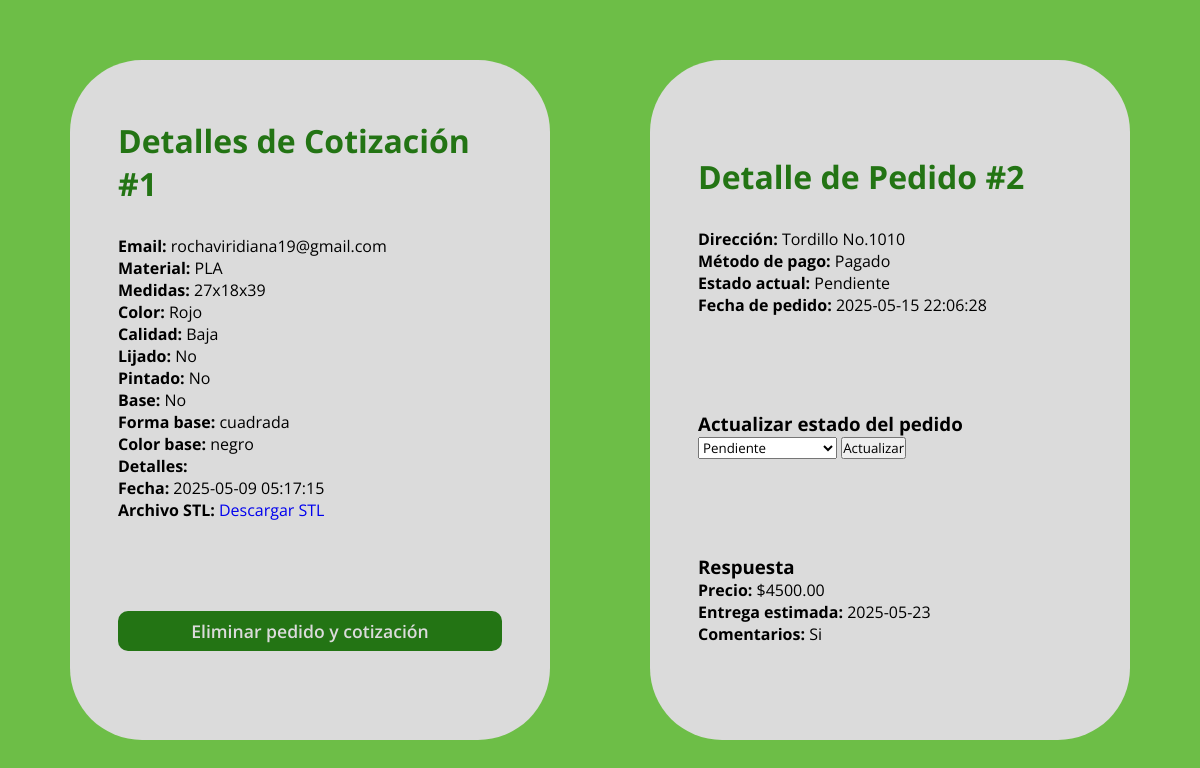
/php/pedido.php?id=2 (signed in), run on the app's committed database.
### tables this page shows
CREATE TABLE `pedidos` (
  `id` int(11) NOT NULL,
  `id_cotizacion` int(11) DEFAULT NULL,
  `direccion_envio` text DEFAULT NULL,
  `metodo_pago` varchar(50) DEFAULT NULL,
  `fecha_pedido` timestamp NOT NULL DEFAULT current_timestamp(),
  `estado` varchar(50) DEFAULT 'Pendiente'
);

CREATE TABLE `cotizaciones` (
  `id` int(11) NOT NULL,
  `nombre` varchar(100) DEFAULT NULL,
  `email` varchar(100) DEFAULT NULL,
  `material` varchar(50) DEFAULT NULL,
  `medidas` varchar(100) DEFAULT NULL,
  `archivo_stl` varchar(255) DEFAULT NULL,
  `color` varchar(50) DEFAULT NULL,
  `calidad` varchar(20) DEFAULT NULL,
  `lijado` tinyint(1) DEFAULT NULL,
  `pintado` tinyint(1) DEFAULT NULL,
  `imagenes_pintado` text DEFAULT NULL,
  `base` tinyint(1) DEFAULT NULL,
  `forma_base` varchar(50) DEFAULT NULL,
  `color_base` varchar(50) DEFAULT NULL,
  `detalles` text DEFAULT NULL,
  `fecha` timestamp NOT NULL DEFAULT current_timestamp()
);

CREATE TABLE `respuestas_cotizacion` (
  `id` int(11) NOT NULL,
  `id_cotizacion` int(11) DEFAULT NULL,
  `precio` decimal(10,2) DEFAULT NULL,
  `fecha_entrega` date DEFAULT NULL,
  `comentarios` text DEFAULT NULL
);

### php/pedido.php (the view, shortened to what this page needs)
<?php
include 'conexion.php';
$id = $_GET['id'];
$stmtP = $conn->prepare("SELECT * FROM pedidos WHERE id = ?");
$stmtP->bind_param("i", $id);
$stmtP->execute();
$pedido = $stmtP->get_result()->fetch_assoc();
$cot_id = $pedido['id_cotizacion'];
$cotizacion = $conn->query("SELECT * FROM cotizaciones WHERE id = $cot_id")->fetch_assoc();
$respuesta = $conn->query("SELECT * FROM respuestas_cotizacion WHERE id_cotizacion = $cot_id")->fetch_assoc();
?>
<!DOCTYPE html>
<html lang="es">
<head>
    <link href='https://unpkg.com/boxicons@2.1.4/css/boxicons.min.css' rel='stylesheet'>
    <link rel="stylesheet" href="../css/general.css">
    <link rel="stylesheet" href="../css/detalles.css">
</head>
<body>
  <section class="container">
    <section class="container_dt">
      <section class="dt1">
        <h2>Detalles de Cotización #<?= $cot_id ?></h2>
        <p><strong>Email:</strong> <?= $cotizacion['email'] ?></p>
        <p><strong>Material:</strong> <?= $cotizacion['material'] ?></p>
        <p><strong>Medidas:</strong> <?= $cotizacion['medidas'] ?></p>
        <p><strong>Color:</strong> <?= $cotizacion['color'] ?></p>
        <p><strong>Calidad:</strong> <?= $cotizacion['calidad'] ?></p>
        <p><strong>Lijado:</strong> <?= $cotizacion['lijado'] ? 'Sí' : 'No' ?></p>
        <p><strong>Pintado:</strong> <?= $cotizacion['pintado'] ? 'Sí' : 'No' ?></p>
        <p><strong>Base:</strong> <?= $cotizacion['base'] ? 'Sí' : 'No' ?></p>
        <p><strong>Forma base:</strong> <?= $cotizacion['forma_base'] ?></p>
        <p><strong>Color base:</strong> <?= $cotizacion['color_base'] ?></p>
        <p><strong>Detalles:</strong> <?= $cotizacion['detalles'] ?></p>
        <p><strong>Fecha:</strong> <?= $cotizacion['fecha'] ?></p>
        <p><strong>Archivo STL:</strong> <a href="../<?= $cotizacion['archivo_stl'] ?>" download>Descargar STL</a></p>
      </section>
      <section class="dt5">
          <form action="eliminar.php" method="GET" onsubmit="return confirm('¿Estás seguro de que deseas eliminar este pedido y su cotización asociada? Esta acción no se puede deshacer.')">
            <button class="submit" type="submit">Eliminar pedido y cotización</button>
          </form>
        </section>
    </section>
    <section class="container_dt">
      <section class="dt2">
        <h2>Detalle de Pedido #<?= $id ?></h2>
        <p><strong>Dirección:</strong> <?= $pedido['direccion_envio'] ?></p>
        <p><strong>Método de pago:</strong> Pagado</p>
        <p><strong>Estado actual:</strong> <?= $pedido['estado'] ?></p>
        <p><strong>Fecha de pedido:</strong> <?= $pedido['fecha_pedido'] ?></p>
      </section>
      <section class="dt3">
        <h3>Actualizar estado del pedido</h3>
      <form method="POST">
        <select name="nuevo_estado" required>
          <option value="Pendiente" <?= $pedido['estado'] === 'Pendiente' ? 'selected' : '' ?>>Pendiente</option>
        </select>
        <button type="submit">Actualizar</button>
      </form>
      </section>
      <section class="dt4">
        <?php if ($respuesta): ?>
          <h3>Respuesta</h3>
          <p><strong>Precio:</strong> $<?= $respuesta['precio'] ?></p>
          <p><strong>Entrega estimada:</strong> <?= $respuesta['fecha_entrega'] ?></p>
          <p><strong>Comentarios:</strong> <?= $respuesta['comentarios'] ?></p>
        <?php else: ?>
        <p><em>❗ La cotización aún no ha sido respondida.</em></p>
        <?php endif; ?>
        </section>
      </section>
    </section>
</body>
</html>

### css/general.css (style rules this page uses)
:root { --smokyBlack: #081707; --metallicGreen: #237414; --apple: #6dbe47; --grannySmithApple: #bad799; --morningBlue: #DBDBDB; }
* { padding: 0; margin: 0; box-sizing: border-box; font-family: "Open Sans", sans-serif; font-optical-sizing: auto; font-weight: weight; font-style: normal; font-variation-settings: "wdth" 100; }
body { background-color: #6dbe47; }
a { text-decoration: none; }
h2 { font-size: 2rem; margin: 30px 0; color: var(--metallicGreen); }

### css/detalles.css (style rules this page uses)
.container { height: 100vh; display: flex; justify-content: space-evenly; align-items: center; }
.container .container_dt { width: 40%; height: 85vh; margin: 30px; background-color: var(--morningBlue); border-radius: 6vw; display: flex; flex-direction: column; justify-content: space-evenly; align-items: center; }
.container .container_dt section { width: 80%; border-radius: 6vw; }
.container .container_dt section h2 { margin: 0 0 30px 0; }
section form .submit { width: 100%; height: 40px; font-size: 1.1rem; margin: 30px 0; background-color: var(--metallicGreen); color: var(--morningBlue); font-weight: 600; margin: 30px 0; border-radius: 10px; cursor: pointer; border: 0; }

### data on the page
pedidos: id_cotizacion "1", direccion_envio "Tordillo No.1010", estado "Pendiente", fecha_pedido "2025-05-15 22:06:28", nuevo_estado "Pendiente"
cotizaciones: email "rochaviridiana19@gmail.com", material "PLA", medidas "27x18x39", color "Rojo", calidad "Baja", forma_base "cuadrada", color_base "negro", fecha "2025-05-09 05:17:15"
respuestas_cotizacion: precio "4500.00", fecha_entrega "2025-05-23", comentarios "Si"

### other printed values
$id "2"
